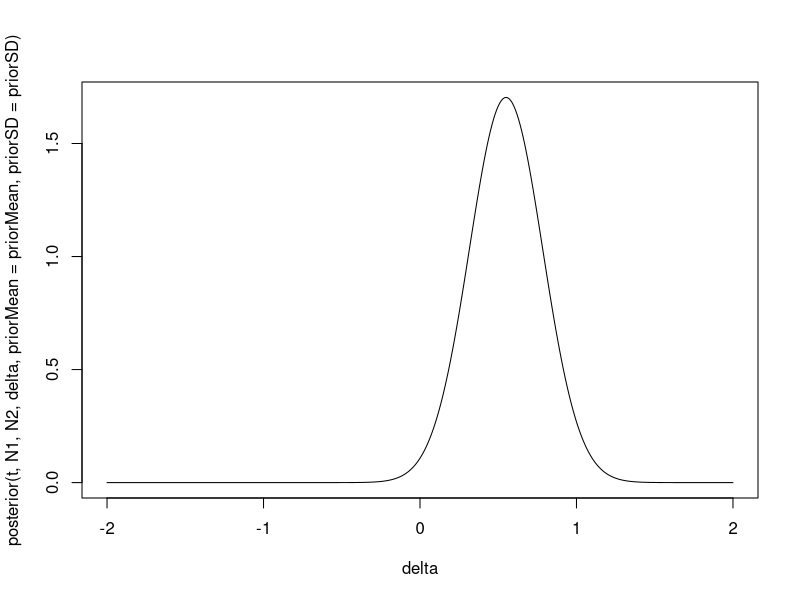
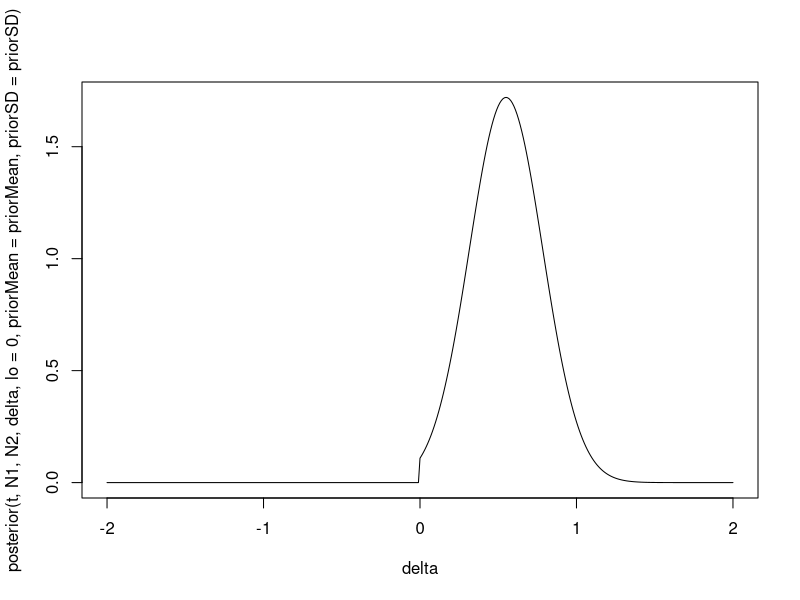

Generate these figures, in order, with R:
## Computing the posterior distribution of standardized effect size

##(You can ignore the warnings, they are just saying you might be off in the
## tenth decimal place somewhere)


posterior <- function(t, N1, N2=NULL, delta, lo=-Inf, hi = Inf,
                      priorMean=0,priorSD=1) {
        N = ifelse(is.null(N2), N1, N1*N2/(N1+N2))
        df  = ifelse(is.null(N2), N1 - 1, N1 + N2 - 2)
        
        #prior and likelihood
        prior <- function(delta) dnorm(delta, priorMean, priorSD)*as.integer(delta >= lo)*as.integer(delta <= hi) 
        K=1/integrate(prior,lower=lo,upper=hi)[[1]]
        f=function(delta) K*prior(delta)
        
        #(The as.integer bits above just provide bounds for the prior if you want them)
        
        

        
        likelihood <- function(delta) dt(t, df, delta*sqrt(N))
        
        #marginal likelihood
        marginal <- integrate(function(x) f(x)*likelihood(x), lo, hi)[[1]]
        
        #posterior
        post <- function(x) f(x)*likelihood(x) / marginal
        return(post(delta))
}


###### Example #######

t  <- 2.5
N1 <- 30
N2 <- 30

priorMean =.2
priorSD = .5

#examples of BF via savage-dickey ratio
#2-sided
BF10 = dnorm(0,priorMean,priorSD) / posterior(t, N1, N2, delta=0,
                                              priorMean=priorMean,priorSD=priorSD)

#one-sided BF
BFplus = ( 2 * dnorm(0, 0, 1) ) / posterior(t, N1, N2, delta=0, lo=0,
                                            priorMean=priorMean,priorSD=priorSD)

BF10
BFplus

delta  <- seq(-2, 2, .01)
#plot the posterior distribution of delta
plot(delta, posterior(t,N1,N2,delta,
                      priorMean=priorMean,priorSD=priorSD),type="l")

#Posterior when delta is restricted to be above 0 (one-sided test)
plot(delta, posterior(t,N1,N2,delta,lo=0,
                      priorMean=priorMean,priorSD=priorSD),type="l")

#posterior mean
post.mean = integrate(function(delta) delta* posterior(t,N1,N2,delta,
                       priorMean=priorMean,priorSD=priorSD), -Inf, Inf)[[1]]
post.mean

#posterior mode
post.mode <-  optimize(function(delta) posterior(t, N1, N2, delta,,priorMean=priorMean,priorSD=priorSD),
                 interval=c(-4,4),maximum = T)[[1]]

post.mode

#posterior variance
post.var = integrate(function(delta){
           delta^2* posterior(t,N1,N2,delta,priorMean=priorMean,priorSD=priorSD)}, 
             -Inf, Inf)[[1]] - post.mean^2

post.var

#posterior sd
post.sd = sqrt(post.var)
post.sd


